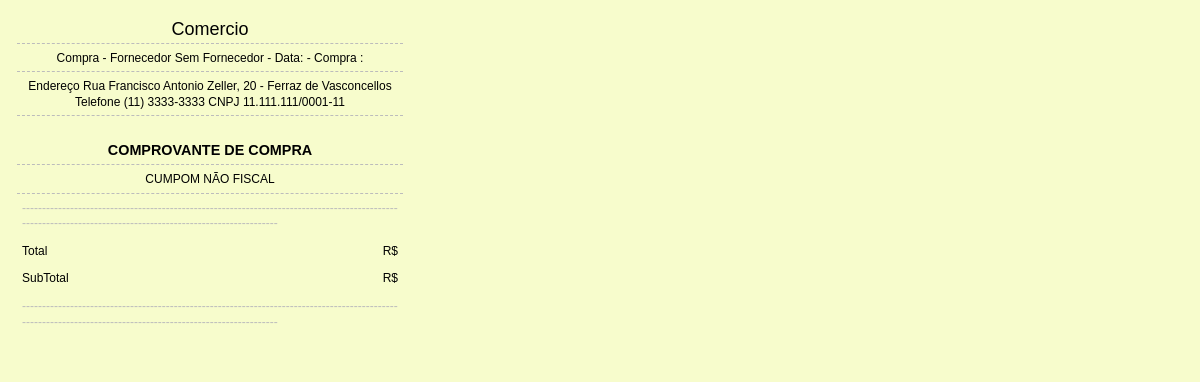
The app's page /relatorios/compras.php with its own data.
### tables this page shows
CREATE TABLE `config` (
  `id` int(11) NOT NULL,
  `nome_sistema` varchar(50) NOT NULL,
  `email_adm` varchar(50) NOT NULL,
  `endereco_site` varchar(150) DEFAULT NULL,
  `telefone_fixo` varchar(20) DEFAULT NULL,
  `telefone_whatsapp` varchar(20) DEFAULT NULL,
  `cnpj_site` varchar(25) DEFAULT NULL,
  `rodape_relatorios` varchar(1000) NOT NULL,
  `valor_multa` int(11) NOT NULL,
  `valor_juros_dia` decimal(8,2) NOT NULL,
  `frequencia_automatica` varchar(5) NOT NULL,
  `relatorio_pdf` varchar(5) NOT NULL,
  `fonte_comprovante` int(11) NOT NULL,
  `logo` varchar(100) NOT NULL,
  `icone` varchar(100) NOT NULL,
  `dias_carencia` int(11) NOT NULL,
  `alerta` date NOT NULL,
  `impressao_automatica` varchar(5) NOT NULL
);

### conexao.php (called while the page is built, shortened)
<?php
require_once("config.php");
try {
	$pdo = new PDO("mysql:dbname=$banco;host=$servidor;charset=utf8", "$usuario", "$senha");
} catch (Exception $e) {
	echo 'Não foi possível conectar ao banco de dados! <br><br>'.$e;
}
$nome_sistema = 'Comércio';
$email_adm = 'admin@gmail.com';
$endereco_site = 'Rua Francisco Antonio Zeller, 20 - Ferraz de Vasconcellos';
$telefone_fixo = '(11) 3333-3333';
$telefone_whatsapp = '(11) 98765-4321';
$cnpj_site = '20.301.706/0001-08';
$rodape_relatorios = 'Desenvolvido pelo terceiro ano @Todos os Direitos Reservados!!';
$valor_multa = 2;
$valor_juros_dia = 0.15;
$dias_carencia = 0;
$frequencia_automatica = 'Não';
$relatorio_pdf = 'Sim';
$fonte_comprovante = '11';
$impressao_automatica = 'Sim';
$query = $pdo->query("SELECT * FROM config");
$res = $query->fetchAll(PDO::FETCH_ASSOC);
if(@count($res) == 0){
	$pdo->query("INSERT INTO config SET nome_sistema = '$nome_sistema', email_adm = '$email_adm', endereco_site = '$endereco_site', telefone_fixo = '$telefone_fixo', telefone_whatsapp = '$telefone_whatsapp', cnpj_site = '$cnpj_site', rodape_relatorios = '$rodape_relatorios', valor_multa = '$valor_multa', valor_juros_dia = '$valor_juros_dia', frequencia_automatica = '$frequencia_automatica', relatorio_pdf = '$relatorio_pdf', fonte_comprovante = '$fonte_comprovante', logo = 'logo.png', icone = 'icone.png', dias_carencia = '$dias_carencia', alerta = curDate(), impressao_automatica = '$impressao_automatica'");
}else{
	$nome_sistema = $res[0]['nome_sistema'];
	$endereco_site = $res[0]['endereco_site'];
	$telefone_fixo = $res[0]['telefone_fixo'];
	$cnpj_site = $res[0]['cnpj_site'];
}
 ?>

### relatorios/compras.php (the view, shortened to what this page needs)
<?php
include('../conexao.php');
$id = $_GET['id'];
$query = $pdo->query("SELECT * from compras where id = '$id' ");
$res = $query->fetchAll(PDO::FETCH_ASSOC);
		$id = $res[0]['id'];
		$cp5 = $res[0]['data_lanc'];
		$cp11 = $res[0]['status'];
		$cp12 = $res[0]['cliente'];
$data2 = implode('/', array_reverse(explode('-', $cp5)));
$query1 = $pdo->query("SELECT * from fornecedores where id = '$cp12' ");
		$res1 = $query1->fetchAll(PDO::FETCH_ASSOC);
		if(@count($res1) > 0){
			$nome_cliente = $res1[0]['nome'];
		}else{
			$nome_cliente = 'Sem Fornecedor';
		}
?>
<table class="printer-ticket">
	<tr>
		<th class="title" colspan="3"><?php echo $nome_sistema ?></th>
	</tr>
	<tr>
		<th colspan="3">Compra <?php echo $id ?> - Fornecedor <?php echo $nome_cliente ?> - Data: <?php echo $data2 ?> - Compra : <?php echo $cp11 ?></th>
	</tr>
	<tr>
		<th colspan="3">
			Endereço <?php echo $endereco_site ?> <br />
			Telefone <?php echo $telefone_fixo ?> CNPJ <?php echo $cnpj_site ?>
		</th>
	</tr>
	<tr>
		<th class="ttu margem-superior" colspan="3">
			Comprovante de Compra <?php if($cp11 == 'Cancelada'){ echo ' Cancelada';} ?>
		</th>
	</tr>
	<tr>
		<th colspan="3">
			CUMPOM NÃO FISCAL
		</th>
	</tr>
	<tfoot>
		<tr>
			<td colspan="3" class="cor">
				--------------------------------------------------------------------------------------------------------------------------------------------------------------
			</td>
		</tr>
		<tr>
			<td colspan="2">Total</td>
			<td align="right">R$ <?php echo $sub_tot2 ?></td>
		</tr>
			<tr>
			<td colspan="2">SubTotal</td>
			<td align="right">R$ <?php echo $sub_total ?></td>
		</tr>
		<tr>
			<td colspan="3" class="cor">
				--------------------------------------------------------------------------------------------------------------------------------------------------------------
			</td>
		</tr>
		<tr>
			<td colspan="3" align="center">
			</td>
		</tr>
	</tfoot>
</table>

### relatorios/compras.php (style rules this page uses)
* { margin:0px; padding:5px; background-color:#f7fccc; }
.ttu { text-transform: uppercase; font-weight: bold; font-size: 1.2em; }
.printer-ticket { display: table !important; width: 100%; max-width: 400px; font-weight: light; line-height: 1.3em; padding: 5px; font-family: Tahoma, Geneva, sans-serif; font-size: 12px; }
th { font-weight: inherit; padding:5px; text-align: center; border-bottom: 1px dashed #BCBCBC; }
.cor { color:#BCBCBC; }
.title { font-size: 1.5em; }
.margem-superior { padding-top:25px; }

### records on screen
config: nome_sistema "Comercio", endereco_site "Rua Francisco Antonio Zeller, 20 - Ferraz de Vasconcellos", telefone_fixo "(11) 3333-3333", cnpj_site "11.111.111/0001-11"

### other values on screen
$nome_cliente "Sem Fornecedor"
